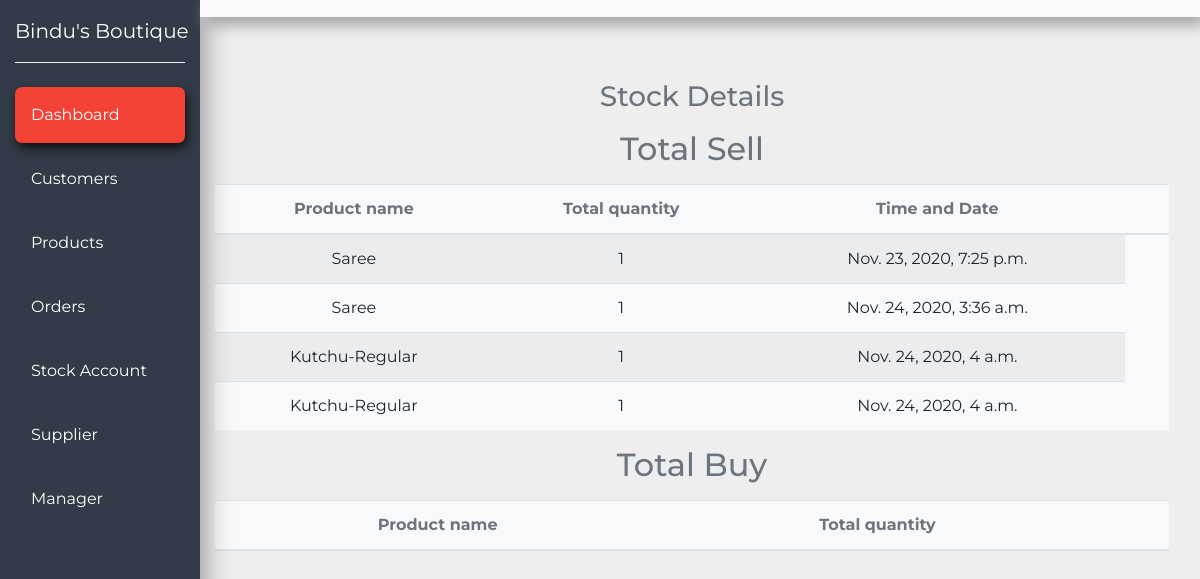
The page /stock_detail/ on the database its author committed.
### crm/models.py (models this page shows, shortened)
class Order(models.Model):
    customer = models.ForeignKey(Customer, null= True, on_delete= models.SET_NULL)
    product = models.ForeignKey(Product, null= True, on_delete= models.SET_NULL)
    delivery_place = models.CharField(max_length=200, null=True)
    qty = models.IntegerField(null=True,default=1)
    cost = models.IntegerField(null=True,default=0)
    final_cost = models.IntegerField(null=True, blank=True,default=0)
    discount = models.IntegerField(null=True, blank=True,default=0)
    date_created = models.DateTimeField(auto_now_add=True, null=True)

class Product(models.Model):
    name = models.CharField(max_length=200, null=True)
    qty = models.IntegerField(null=True,default=1)
    details = models.CharField(max_length=200, null=True)
    price = models.DecimalField(max_digits=18, decimal_places=2,default=0.00,null=True)
    date_created = models.DateTimeField(auto_now_add=True, null=True)

### crm/views.py (the view)
# urls.py: path('stock_detail/', views.stock_detail, name="stock_detail"),
def stock_detail(request):
    orders = Order.objects.all()
    supplier_slip_list = Supplier_slip.objects.all()
    context = {'orders': orders, 'supplier_slip_list': supplier_slip_list}
    return render(request, 'crm/stock_detail.html', context)

### crm/templates/crm/stock_detail.html (shortened to what this page needs)
{% extends 'crm/base.html'%} {% block content %}
<section>
  <div class="container-fluid">
    <div class="row mb-5">
      <div class="col-xl-10 col-lg-9 col-md-8 ml-auto mt-5">
        <div class="row align-items-center">
          <div class="col mt-3 mr-3">
            <h3 class="text-muted text-center mb-3">Stock Details</h3>
            <h2 class="text-muted text-center mb-3">Total Sell</h2>
            <table class="table table-striped bg-light text-center">
              <thead>
                <tr class="text-muted">
                  <th>Product name</th>
                  <th>Total quantity</th>
                  <th>Time and Date</th>
                  <th></th>
                </tr>
              </thead>
              <tbody>
                {% for item in orders %}
                <tr>
                  <td>{{item.product.name}}</td>
                  <td>{{item.qty}}</td>
                  <td>{{item.date_created}}</td>
                </tr>
                {% endfor %}
              </tbody>
            </table>
            <h2 class="text-muted text-center mb-3">Total Buy</h2>
            <table class="table table-striped bg-light text-center">
              <thead>
                <tr class="text-muted">
                  <th>Product name</th>
                  <th>Total quantity</th>
                  <th></th>
                </tr>
              </thead>
            </table>
          </div>
        </div>
      </div>
    </div>
  </div>
</section>
{% endblock %}

### static/css/base.css (style rules this page uses)
body { font-family: 'Montserrat', sans-serif; background-color: #eee; }

### rows shown on the page
Order: product.name "Saree", qty "1", date_created "Nov. 23, 2020, 7:25 p.m."
Order: product.name "Saree", qty "1", date_created "Nov. 24, 2020, 3:36 a.m."
Order: product.name "Kutchu-Regular", qty "1", date_created "Nov. 24, 2020, 4 a.m."
Order: product.name "Kutchu-Regular", qty "1", date_created "Nov. 24, 2020, 4 a.m."
